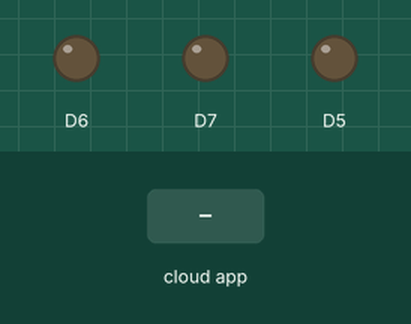
Bench run of a sketch on a simulated ESP8266 (NodeMCU). Parts: output pins drawn as LEDs (lit = HIGH). The inputs (shaded band) are chosen by the test bench. The RemoteXY app is connected.

Above: at 1.2 s.
1.3 s: the phone or cloud app sets rgb_1_r to 64
At 1.7 s:
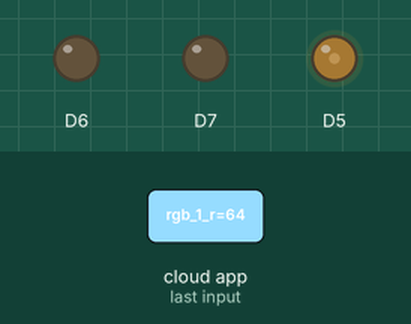
2.8 s: the phone or cloud app sets rgb_1_g to 64
At 4.0 s:
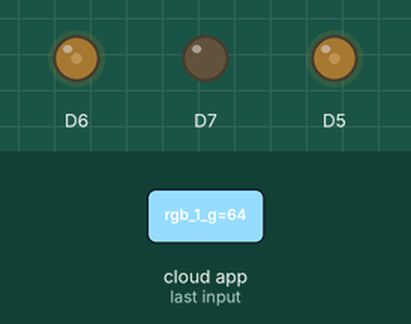
4.3 s: the phone or cloud app sets rgb_1_b to 64
At 5.2 s:
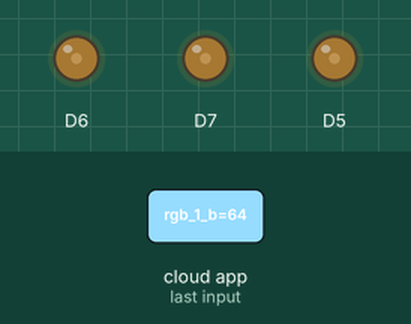
5.8 s: the phone or cloud app sets rgb_1_r to 0
At 6.4 s:
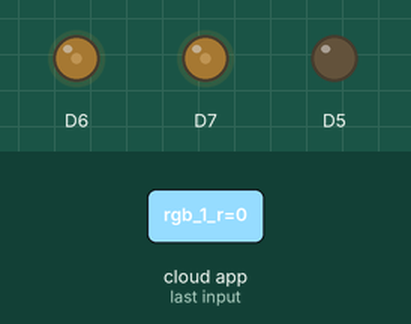
7.3 s: the phone or cloud app sets rgb_1_g to 0
At 8.5 s:
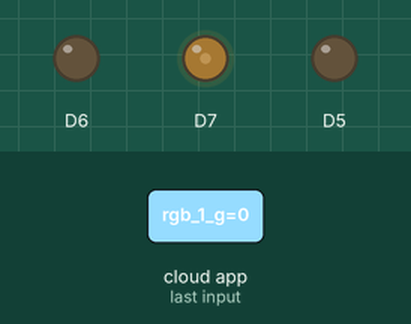
8.8 s: the phone or cloud app sets rgb_1_b to 128
At 9.8 s:
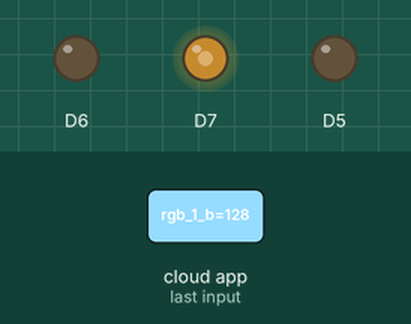
Timing chart, 0 to 11.3 s (numbered marks = the images above; inputs shaded):
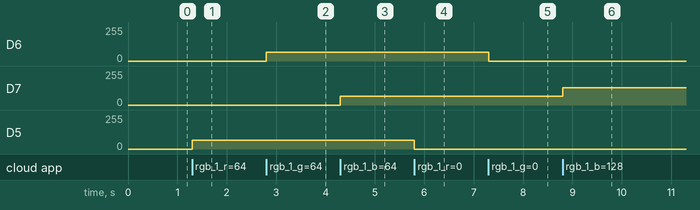

The sketch:

Program_Kontrol_RGB_LED_via_RemoteXY.ino
```cpp
/***************************************
 * Project Kontrol RGB via RemoteXY
 * Board  : NodeMCU ESP8266 V3
 * Input  : RemoteXY
 * Output : RGB LED
 * 99 Proyek IoT
 * www.ardutech.com
 ****************************************/
// RemoteXY select connection mode and include library
#define REMOTEXY_MODE__ESP8266WIFI_LIB_CLOUD
#include <ESP8266WiFi.h>
#include <RemoteXY.h>
//---GANTI SESUAI DENGAN JARINGAN WIFI
//---HOTSPOT ANDA
#define REMOTEXY_WIFI_SSID "ArdutechWiFi" // Nama Hotspot/WiFi
#define REMOTEXY_WIFI_PASSWORD "12345678" //  Password
#define REMOTEXY_CLOUD_SERVER "cloud.remotexy.com"
#define REMOTEXY_CLOUD_PORT 6376
//---GANTI SESUAI DENGAN TOKEN RemoteXY Anda
#define REMOTEXY_CLOUD_TOKEN "1198a726c98413e7f60cae35db5c64a3"

// RemoteXY configurate
#pragma pack(push, 1)
uint8_t RemoteXY_CONF[] =
    { 255,3,0,0,0,34,0,10,13,1,
    129,0,7,6,50,6,17,75,111,110,
    116,114,111,108,32,76,69,68,32,82,
    71,66,0,6,0,7,22,49,49,2,
    26 };

// this structure defines all the variables and events of your control interface
struct {

    // input variables
  uint8_t rgb_1_r; // =0..255 Red color value
  uint8_t rgb_1_g; // =0..255 Green color value
  uint8_t rgb_1_b; // =0..255 Blue color value
    // other variable
  uint8_t connect_flag;  // =1 if wire connected, else =0

} RemoteXY;
#pragma pack(pop)

/////////////////////////////////////////////
//           END RemoteXY include          //
/////////////////////////////////////////////

void setup()
{
  RemoteXY_Init ();
  // TODO you setup code
}

void loop()
{
   RemoteXY_Handler ();
   analogWrite(D5 , RemoteXY.rgb_1_r );
   analogWrite(D6 , RemoteXY.rgb_1_g );
   analogWrite(D7 , RemoteXY.rgb_1_b );
  // TODO you loop code
  // use the RemoteXY structure for data transfer
}
```

Measured:
- after the input at 1.3 s, D5: 0/255 → 64/255 at once
- after the input at 2.8 s, D6: 0/255 → 64/255 at once
- after the input at 4.3 s, D7: 0/255 → 64/255 at once
- after the input at 5.8 s, D5: 64/255 → 0/255 at once
- after the input at 7.3 s, D6: 64/255 → 0/255 at once
- after the input at 8.8 s, D7: 64/255 → 128/255 at once
